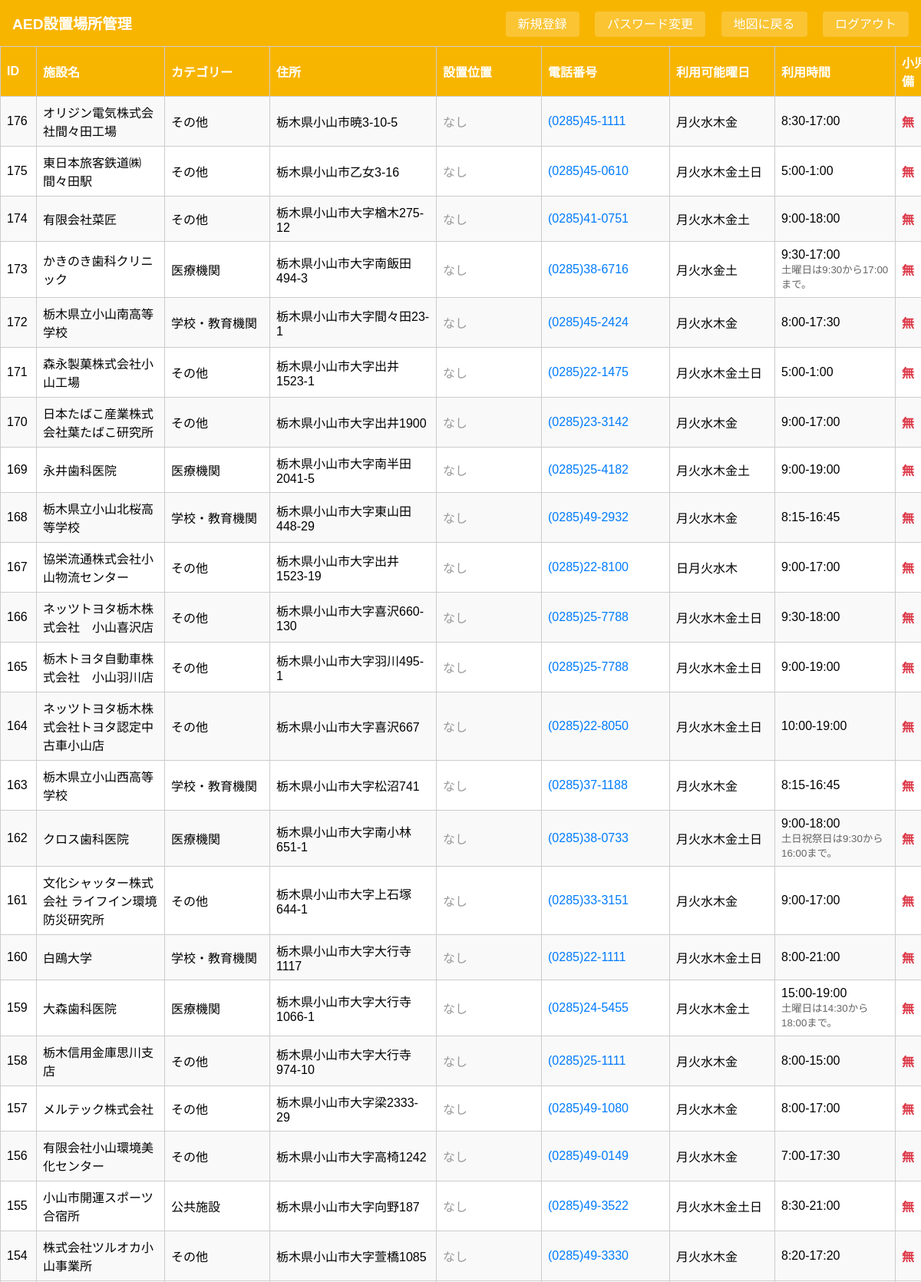
/admin.php (signed in, upper part), run on the app's committed database.
### tables this page shows
CREATE TABLE facilities (
        id INTEGER PRIMARY KEY AUTOINCREMENT,
        csv_no TEXT,
        name TEXT NOT NULL,
        name_kana TEXT,
        lat REAL NOT NULL,
        lng REAL NOT NULL,
        address TEXT,
        address_detail TEXT,
        installation_position TEXT,
        phone TEXT,
        phone_extension TEXT,
        corporate_number TEXT,
        organization_name TEXT,
        available_days TEXT,
        start_time TEXT,
        end_time TEXT,
        available_hours_note TEXT,
        pediatric_support TEXT,
        website TEXT,
        note TEXT,
        category TEXT,
        updated_at DATETIME DEFAULT CURRENT_TIMESTAMP
    );

### auth_check.php (called while the page is built, shortened)
<?php
function getConfigPath() {
    $searchPaths = [
        __DIR__ . '/../../app_db/oyama_aed_map/config.php',
        __DIR__ . '/../../../app_db/oyama_aed_map/config.php',
        __DIR__ . '/app_db/oyama_aed_map/config.php',
        __DIR__ . '/../app_db/oyama_aed_map/config.php',
    ];
    foreach ($searchPaths as $path) {
        if (file_exists($path)) {
            return $path;
        }
    }
    throw new Exception('Config file not found. Searched paths: ' . implode(', ', $searchPaths));
}
function getConfig() {
    static $config = null;
    if ($config === null) {
        $config = require_once getConfigPath();
    }
    return $config;
}
$config = getConfig();

### admin.php (the view, shortened to what this page needs)
<?php
require_once 'auth_check.php';
$db = getDatabase();
$res = $db->query('SELECT * FROM facilities ORDER BY id DESC');
?>
<!DOCTYPE html>
<html lang="ja">
<head>
    <link rel="stylesheet" href="css/common.css" />
    <link rel="stylesheet" href="css/admin.css" />
</head>
<body>
    <div class="header">
        <h1><?= htmlspecialchars($config['app']['facility_name']) ?>管理</h1>
        <div>
            <a href="admin_add.php">新規登録</a>
            <a href="admin_password.php">パスワード変更</a>
            <a href="index.php">地図に戻る</a>
            <a href="?logout=1">ログアウト</a>
        </div>
    </div>
    <div style="overflow-x: auto;">
        <table>
            <tr>
                <th class="col-id">ID</th>
                <th class="col-name"><?= htmlspecialchars($config['app']['field_labels']['name']) ?></th>
                <th class="col-category"><?= htmlspecialchars($config['app']['field_labels']['category']) ?></th>
                <th class="col-address"><?= htmlspecialchars($config['app']['field_labels']['address']) ?></th>
                <th class="col-installation"><?= htmlspecialchars($config['app']['field_labels']['installation_position']) ?></th>
                <th class="col-phone"><?= htmlspecialchars($config['app']['field_labels']['phone']) ?></th>
                <th class="col-hours"><?= htmlspecialchars($config['app']['field_labels']['available_days']) ?></th>
                <th class="col-time">利用時間</th>
                <th class="col-pediatric"><?= htmlspecialchars($config['app']['field_labels']['pediatric_support']) ?></th>
            </tr>
        <?php while ($row = $res->fetchArray(SQLITE3_ASSOC)): ?>
        <tr>
            <td class="col-id"><?= htmlspecialchars($row['id']) ?></td>
            <td class="col-name"><?= htmlspecialchars($row['name']) ?></td>
            <td class="col-category">
                <?php if (!empty($row['category'])): ?>
                    <?= htmlspecialchars($row['category']) ?>
                <?php else: ?>
                    <span style="color:#999;">なし</span>
                <?php endif; ?>
            </td>
            <td class="col-address">
                <?php if (!empty($row['address'])): ?>
                    <?= htmlspecialchars($row['address']) ?>
                <?php else: ?>
                    <span style="color:#999;">なし</span>
                <?php endif; ?>
            </td>
            <td class="col-installation">
                <?php if (!empty($row['installation_position'])): ?>
                    <?= htmlspecialchars($row['installation_position']) ?>
                <?php else: ?>
                    <span style="color:#999;">なし</span>
                <?php endif; ?>
            </td>
            <td class="col-phone">
                <?php if (!empty($row['phone'])): ?>
                    <a href="tel:<?= htmlspecialchars($row['phone']) ?>" style="color:#007bff; text-decoration:none;">
                        <?= htmlspecialchars($row['phone']) ?>
                    </a>
                <?php else: ?>
                    <span style="color:#999;">なし</span>
                <?php endif; ?>
            </td>
            <td class="col-hours">
                <?php if (!empty($row['available_days'])): ?>
                    <?= htmlspecialchars($row['available_days']) ?>
                <?php else: ?>
                    <span style="color:#999;">なし</span>
                <?php endif; ?>
            </td>
            <td class="col-time">
                <?php
                $time_info = [];
                if (!empty($row['start_time'])) $time_info[] = $row['start_time'];
                if (!empty($row['end_time'])) $time_info[] = $row['end_time'];
                if (!empty($time_info)): ?>
                    <?= htmlspecialchars(implode('-', $time_info)) ?>
                    <?php if (!empty($row['available_hours_note'])): ?>
                        <br><small style="color:#666;"><?= htmlspecialchars($row['available_hours_note']) ?></small>
                    <?php endif; ?>
                <?php else: ?>
                    <span style="color:#999;">なし</span>
                <?php endif; ?>
            </td>
            <td class="col-pediatric">
                <?php if (!empty($row['pediatric_support'])): ?>
                    <span style="color:<?= $row['pediatric_support'] === '有' ? '#28a745' : '#dc3545' ?>; font-weight:bold;">
                        <?= htmlspecialchars($row['pediatric_support']) ?>
                    </span>
                <?php else: ?>
                    <span style="color:#999;">なし</span>
                <?php endif; ?>
            </td>
        </tr>
        <?php endwhile; ?>
        </table>
    </div>
</body>
</html>

### css/common.css (style rules this page uses)
html, body { height: 100%; margin: 0; padding: 0; font-family: sans-serif; box-sizing: border-box; }
.header { display: flex; justify-content: space-between; align-items: center; background: #f8b500; color: #fff; padding: 1em; margin: 0; }
.header h1 { margin: 0; font-size: 1.2em; }
.header a { color: #fff; text-decoration: none; margin-left: 1em; padding: 0.5em 1em; background: rgba(255,255,255,0.2); border-radius: 4px; }

### css/admin.css (style rules this page uses)
table { border-collapse: collapse; width: 100%; table-layout: auto; }
th, td { border: 1px solid #ccc; padding: 0.5em; text-align: left; word-wrap: break-word; overflow-wrap: break-word; }
th { background: #f8b500; color: #fff; }
tr:nth-child(even) { background: #f9f9f9; }
.col-id { width: 60px; min-width: 30px; max-width: 60px; }
.col-name { width: 150px; min-width: 150px; max-width: 150px; }
.col-category { width: 120px; min-width: 120px; max-width: 120px; }
.col-address { width: 200px; min-width: 200px; max-width: 200px; }
.col-installation { width: 120px; min-width: 120px; max-width: 120px; }
.col-phone { width: 150px; min-width: 150px; max-width: 150px; }
.col-hours { width: 120px; min-width: 120px; max-width: 120px; }
.col-time { width: 140px; min-width: 140px; max-width: 140px; }
.col-pediatric { width: 80px; min-width: 80px; max-width: 80px; }

### data on the page
facilities: id "176", name "オリジン電気株式会社間々田工場", category "その他", address "栃木県小山市暁3-10-5", installation_position "なし", phone "(0285)45-1111", available_days "月火水木金", time_info "8:30-17:00", pediatric_support "無"
facilities: id "175", name "東日本旅客鉄道㈱間々田駅", category "その他", address "栃木県小山市乙女3-16", installation_position "なし", phone "(0285)45-0610", available_days "月火水木金土日", time_info "5:00-1:00", pediatric_support "無"
facilities: id "174", name "有限会社菜匠", category "その他", address "栃木県小山市大字楢木275-12", installation_position "なし", phone "(0285)41-0751", available_days "月火水木金土", time_info "9:00-18:00", pediatric_support "無"
facilities: id "173", name "かきのき歯科クリニック", category "医療機関", address "栃木県小山市大字南飯田494-3", installation_position "なし", phone "(0285)38-6716", available_days "月火水金土", time_info "9:30-17:00", available_hours_note "土曜日は9:30から17:00まで。", pediatric_support "無"
facilities: id "172", name "栃木県立小山南高等学校", category "学校・教育機関", address "栃木県小山市大字間々田23-1", installation_position "なし", phone "(0285)45-2424", available_days "月火水木金", time_info "8:00-17:30", pediatric_support "無"
facilities: id "171", name "森永製菓株式会社小山工場", category "その他", address "栃木県小山市大字出井1523-1", installation_position "なし", phone "(0285)22-1475", available_days "月火水木金土日", time_info "5:00-1:00", pediatric_support "無"
facilities: id "170", name "日本たばこ産業株式会社葉たばこ研究所", category "その他", address "栃木県小山市大字出井1900", installation_position "なし", phone "(0285)23-3142", available_days "月火水木金", time_info "9:00-17:00", pediatric_support "無"
facilities: id "169", name "永井歯科医院", category "医療機関", address "栃木県小山市大字南半田2041-5", installation_position "なし", phone "(0285)25-4182", available_days "月火水木金土", time_info "9:00-19:00", pediatric_support "無"
facilities: id "168", name "栃木県立小山北桜高等学校", category "学校・教育機関", address "栃木県小山市大字東山田448-29", installation_position "なし", phone "(0285)49-2932", available_days "月火水木金", time_info "8:15-16:45", pediatric_support "無"
facilities: id "167", name "協栄流通株式会社小山物流センター", category "その他", address "栃木県小山市大字出井1523-19", installation_position "なし", phone "(0285)22-8100", available_days "日月火水木", time_info "9:00-17:00", pediatric_support "無"
facilities: id "166", name "ネッツトヨタ栃木株式会社 小山喜沢店", category "その他", address "栃木県小山市大字喜沢660-130", installation_position "なし", phone "(0285)25-7788", available_days "月火水木金土日", time_info "9:30-18:00", pediatric_support "無"
facilities: id "165", name "栃木トヨタ自動車株式会社 小山羽川店", category "その他", address "栃木県小山市大字羽川495-1", installation_position "なし", phone "(0285)25-7788", available_days "月火水木金土日", time_info "9:00-19:00", pediatric_support "無"
facilities: id "164", name "ネッツトヨタ栃木株式会社トヨタ認定中古車小山店", category "その他", address "栃木県小山市大字喜沢667", installation_position "なし", phone "(0285)22-8050", available_days "月火水木金土日", time_info "10:00-19:00", pediatric_support "無"
facilities: id "163", name "栃木県立小山西高等学校", category "学校・教育機関", address "栃木県小山市大字松沼741", installation_position "なし", phone "(0285)37-1188", available_days "月火水木金", time_info "8:15-16:45", pediatric_support "無"
facilities: id "162", name "クロス歯科医院", category "医療機関", address "栃木県小山市大字南小林651-1", installation_position "なし", phone "(0285)38-0733", available_days "月火水木金土日", time_info "9:00-18:00", available_hours_note "土日祝祭日は9:30から16:00まで。", pediatric_support "無"
facilities: id "161", name "文化シャッター株式会社 ライフイン環境防災研究所", category "その他", address "栃木県小山市大字上石塚644-1", installation_position "なし", phone "(0285)33-3151", available_days "月火水木金", time_info "9:00-17:00", pediatric_support "無"
facilities: id "160", name "白鴎大学", category "学校・教育機関", address "栃木県小山市大字大行寺1117", installation_position "なし", phone "(0285)22-1111", available_days "月火水木金土日", time_info "8:00-21:00", pediatric_support "無"
facilities: id "159", name "大森歯科医院", category "医療機関", address "栃木県小山市大字大行寺1066-1", installation_position "なし", phone "(0285)24-5455", available_days "月火水木金土", time_info "15:00-19:00", available_hours_note "土曜日は14:30から18:00まで。", pediatric_support "無"
facilities: id "158", name "栃木信用金庫思川支店", category "その他", address "栃木県小山市大字大行寺974-10", installation_position "なし", phone "(0285)25-1111", available_days "月火水木金", time_info "8:00-15:00", pediatric_support "無"
facilities: id "157", name "メルテック株式会社", category "その他", address "栃木県小山市大字梁2333-29", installation_position "なし", phone "(0285)49-1080", available_days "月火水木金", time_info "8:00-17:00", pediatric_support "無"
facilities: id "156", name "有限会社小山環境美化センター", category "その他", address "栃木県小山市大字高椅1242", installation_position "なし", phone "(0285)49-0149", available_days "月火水木金", time_info "7:00-17:30", pediatric_support "無"
facilities: id "155", name "小山市開運スポーツ合宿所", category "公共施設", address "栃木県小山市大字向野187", installation_position "なし", phone "(0285)49-3522", available_days "月火水木金土日", time_info "8:30-21:00", pediatric_support "無"
facilities: id "154", name "株式会社ツルオカ小山事業所", category "その他", address "栃木県小山市大字萱橋1085", installation_position "なし", phone "(0285)49-3330", available_days "月火水木金", time_info "8:20-17:20", pediatric_support "無"

### other printed values
$config['app']['facility_name'] "AED設置場所"
$config['app']['field_labels']['name'] "施設名"
$config['app']['field_labels']['category'] "カテゴリー"
$config['app']['field_labels']['address'] "住所"
$config['app']['field_labels']['installation_position'] "設置位置"
$config['app']['field_labels']['phone'] "電話番号"
$config['app']['field_labels']['available_days'] "利用可能曜日"
